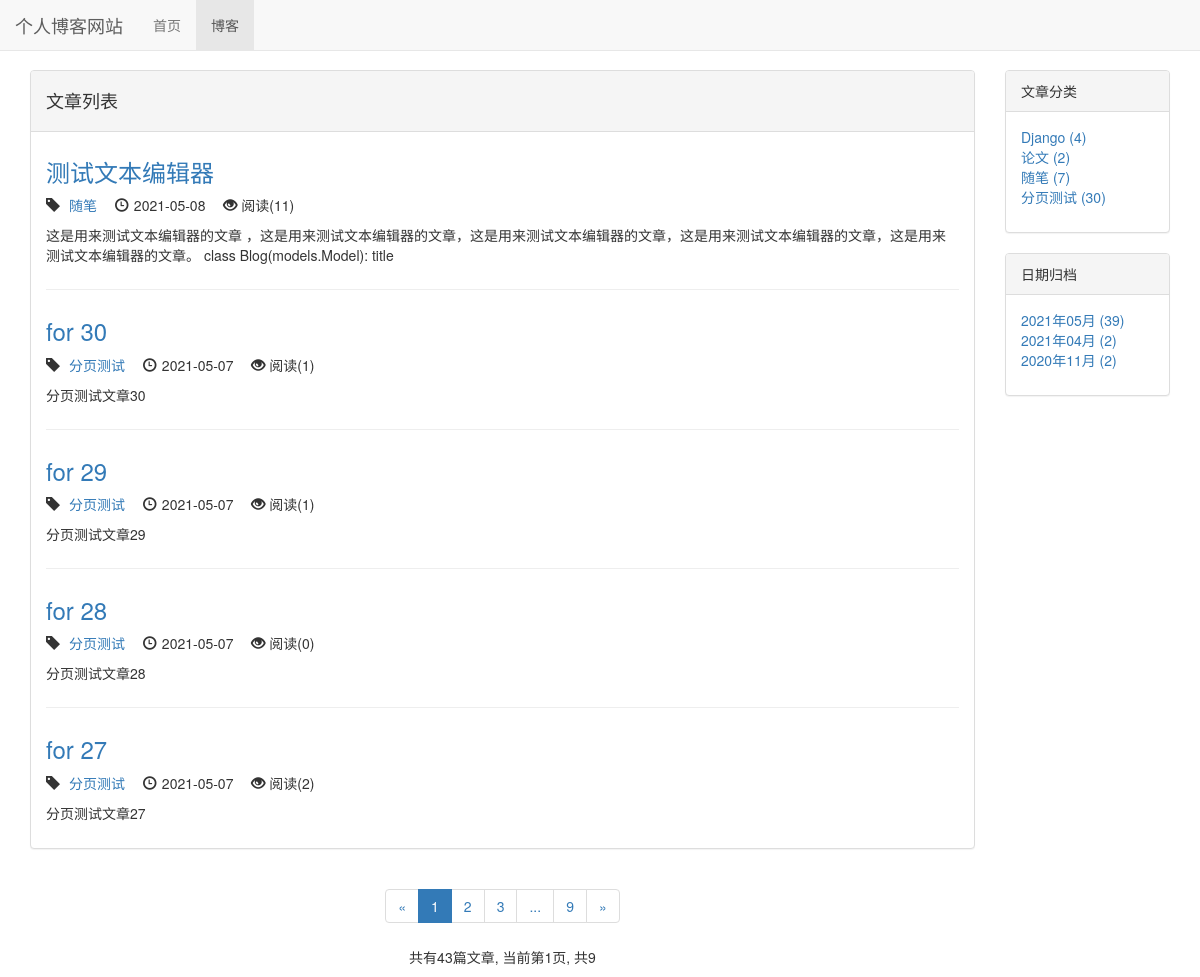
Screenshot of /blog/ with the database file from the repository.
### blog/models.py (models this page shows, shortened)
class Blog(models.Model):
    title = models.CharField(max_length=50, verbose_name='标题')
    blog_type = models.ForeignKey(BlogType, on_delete=models.DO_NOTHING, verbose_name='文章类型')
    content = RichTextUploadingField(verbose_name='正文')  # 使用富文本编辑器 并添加上传图片、文件功能
    author = models.ForeignKey(User, on_delete=models.DO_NOTHING, verbose_name='作者')
    created_time = models.DateTimeField(auto_now_add=True, verbose_name='添加时间')
    last_update_time = models.DateTimeField(auto_now=True, verbose_name='修改时间')
    class Meta:
        ordering = ['-created_time']
        verbose_name = '文章'
        verbose_name_plural = verbose_name
    def get_read_num(self):
        try:
            return self.readnum.read_num
        except exceptions.ObjectDoesNotExist as e:
            return 0

class BlogType(models.Model):
    type_name = models.CharField(max_length=15, verbose_name='文章类型')
    class Meta:
        verbose_name = '文章类型'
        verbose_name_plural = verbose_name
    def __str__(self):
        return self.type_name

class ReadNum(models.Model):
    read_num = models.IntegerField(default=0, verbose_name='访问人数')
    blog = models.OneToOneField(Blog, on_delete=models.DO_NOTHING)
    class Meta:
        verbose_name = '访问人数'
        verbose_name_plural = verbose_name

### blog/views.py (the view)
# urls.py: path('', views.blog_list, name='blog_list'),
def blog_list(request):
    blogs_all_list = Blog.objects.all()
    context = get_blog_list_common_date(request, blogs_all_list)
    return render(request, 'blog/blog_list.html', context)

### blog/templates/blog/blog_list.html (shortened to what this page needs)
{% extends 'base.html' %}
{% block nav_blog_active %}active{% endblock %}
{% block header_extends %}
    <link rel="stylesheet" href="/static/blog.css">
{% endblock %}
{% block content %}
    <div class="container">
        <div class="row">
            <div class="col-sm-8 col-md-9 col-lg-10">
                <div class="panel panel-default">
                    <div class="panel-heading">
                        {% block blog_list_title %}<h4>文章列表</h4>{% endblock %}
                    </div>
                        <div class="panel-body">
                            {% for blog in blogs %}
                                <div class="blog">
                                    <h3><a href="{% url 'blog_detail' blog.pk %}">
                                         {{ blog.title }}
                                    </a></h3>
                                    <p class="blog-info">
                                        <div class="tag">
                                            <span class="glyphicon glyphicon-tag" aria-hidden="true"></span><a href="{% url 'blog_with_type' blog.blog_type.pk %}">
                                                {{ blog.blog_type }}</a>
                                        </div>
                                    <div class="tag">
                                        <span class="glyphicon glyphicon-time" aria-hidden="true"></span>{{ blog.created_time|date:"Y-m-d" }}
                                    </div>
                                    <span class="glyphicon glyphicon-eye-open" aria-hidden="true"></span>
                                    阅读({{ blog.get_read_num }})
                                    </p>
                                    <p>{{ blog.content|striptags|truncatechars:120 }}</p>
                                </div>
                            {% empty %}
                                <div class="blog">
                        <h3>-- 暂无文章，敬请期待 --</h3>
                                </div>
                            {% endfor %}
                    </div>
                </div>
            <div class="paginator">
              <ul class="pagination">
                <li>
                    {% if page_of_blogs.has_previous %}
                        <a href="?page={{ page_of_blogs.previous_page_number }}" aria-label="Previous">
                            <span aria-hidden="true">&laquo;</span>
                        </a>
                    {% else %}
                        <span aria-hidden="true">&laquo;</span>
                    {% endif %}
                </li>
                    {% for page_num in page_range %}
                        {% if page_num == page_of_blogs.number %}
                            <li class="active"><span>{{ page_num }}</span></li>
                        {% else %}
                            {% if page_num == '...' %}
                                <li><span>{{ page_num }}</span></li>
                            {% else %}
                                <li><a href="?page={{ page_num }}">{{ page_num }}</a></li>
                            {% endif %}
                        {% endif %}
                    {% endfor %}
                <li>
                    {% if page_of_blogs.has_next %}
                        <a href="?page={{ page_of_blogs.next_page_number }}" aria-label="Next">
                            <span aria-hidden="true">&raquo;</span>
                        </a>
                    {% else %}
                        <span aria-hidden="true">&raquo;</span>
                    {% endif %}
                </li>
              </ul>
                <p>
                    共有{{ page_of_blogs.paginator.count}}篇文章,
                    当前第{{ page_of_blogs.number }}页, 共{{ page_of_blogs.paginator.num_pages }}
                </p>
        </div>
            </div>
            <div class="hidden-xs col-sm-4 col-md-3 col-lg-2">
                <div class="panel panel-default">
                  <div class="panel-heading">文章分类</div>
                  <div class="panel-body">
                      <ul class="blog-types">
                            {% for blog_type in blog_types %}
                                <li><a href="{% url 'blog_with_type' blog_type.pk %}">
                                    {{ blog_type.type_name }} ({{ blog_type.blog_count }})
                                </a></li>
                                {% empty %}
                                    <li>暂无分类</li>
                            {% endfor %}
                        </ul>
                </div>
        </div>
        <div class="panel panel-default">
            <div class="panel-heading">日期归档</div>
                <div class="panel-body">
                    <ul>
                        {% for blog_date, blog_count in blog_dates.items %}
                            <a href="{% url 'blog_with_date' blog_date.year blog_date.month  %}">
                                <li>{{ blog_date|date:"Y年m月" }} ({{ blog_count }})</li>
                            </a>
                        {% endfor %}
                    </ul>
                </div>
            </div>
        </div>
    </div>
</div>
{% endblock %}

### templates/base.html (shortened to what this page needs)
<!DOCTYPE html>
<html lang="zh-CN">
<head>
    <link rel="stylesheet" href="/static/base.css">
    <link rel="stylesheet" href="/static/bootstrap-3.4.1/css/bootstrap.min.css">
    {% block header_extends %} {% endblock %}
</head>
<body>
    <div class="navbar navbar-default navbar-fixed-top" role="navigation">
        <div class="container-fluid">
            <div class="navbar-header">
                <a class="navbar-brand" href="{% url 'home' %}">个人博客网站</a>
            </div>
            <div id="navbar-collapse" class="collapse navbar-collapse">
                <ul class="nav navbar-nav">
                <li class="{% block nav_home_active %}{% endblock %}"><a href="/">首页</a></li>
                <li class="{% block nav_blog_active %}{% endblock %}"><a href="{% url 'blog_list' %}">博客</a></li>
            </ul>
            </div>
        </div>
    </div>
    {% block content %} {% endblock %}
</body>
</html>

### static/base.css (style rules this page uses)
* { margin: 0; padding: 0; }
body { margin-top:70px!important; }
ul { list-style-type: none; }

### static/blog.css (style rules this page uses)
ul.blog-types { list-style-type: none }
div.blog h3 { margin-top: 0.5em; }
div.blog:not(:last-child) { margin-bottom: 2em; padding-bottom: 1em; border-bottom: 1px solid #eee; }
div.blog p.blog-info { margin-bottom: 0; }
div.paginator { text-align: center; }
div.tag { display: inline-block; margin-right: 1em; }
span.glyphicon-tag { margin-right: 5px; }
span.glyphicon-time { margin-right: 5px; }

### rows the page displays
Blog: title "测试文本编辑器", blog_type "随笔", created_time "2021-05-08", get_read_num "11", content "这是用来测试文本编辑器的文章 ，这是用来测试文本编辑器的文章，这是用来测试文本编辑器的文章，这是用来测试文本编辑器的文章，这是用来测试文本编辑器的文章。 class Blog(models.Model): title"
Blog: title "for 30", blog_type "分页测试", created_time "2021-05-07", get_read_num "1", content "分页测试文章30"
Blog: title "for 29", blog_type "分页测试", created_time "2021-05-07", get_read_num "1", content "分页测试文章29"
Blog: title "for 28", blog_type "分页测试", created_time "2021-05-07", get_read_num "0", content "分页测试文章28"
Blog: title "for 27", blog_type "分页测试", created_time "2021-05-07", get_read_num "2", content "分页测试文章27"
BlogType: type_name "Django", blog_count "4"
BlogType: type_name "论文", blog_count "2"
BlogType: type_name "随笔", blog_count "7"
BlogType: type_name "分页测试", blog_count "30"

### other values shown
{{ page_num }} "1"
{{ page_num }} "2" "3" "9"
{{ page_num }} "..."
{{ page_of_blogs.paginator.count }} "43"
{{ page_of_blogs.number }} "1"
{{ page_of_blogs.paginator.num_pages }} "9"
{{ blog_date|date:"Y年m月" }} "2021年05月" "2021年04月" "2020年11月"
{{ blog_count }} "39" "2" "2"
